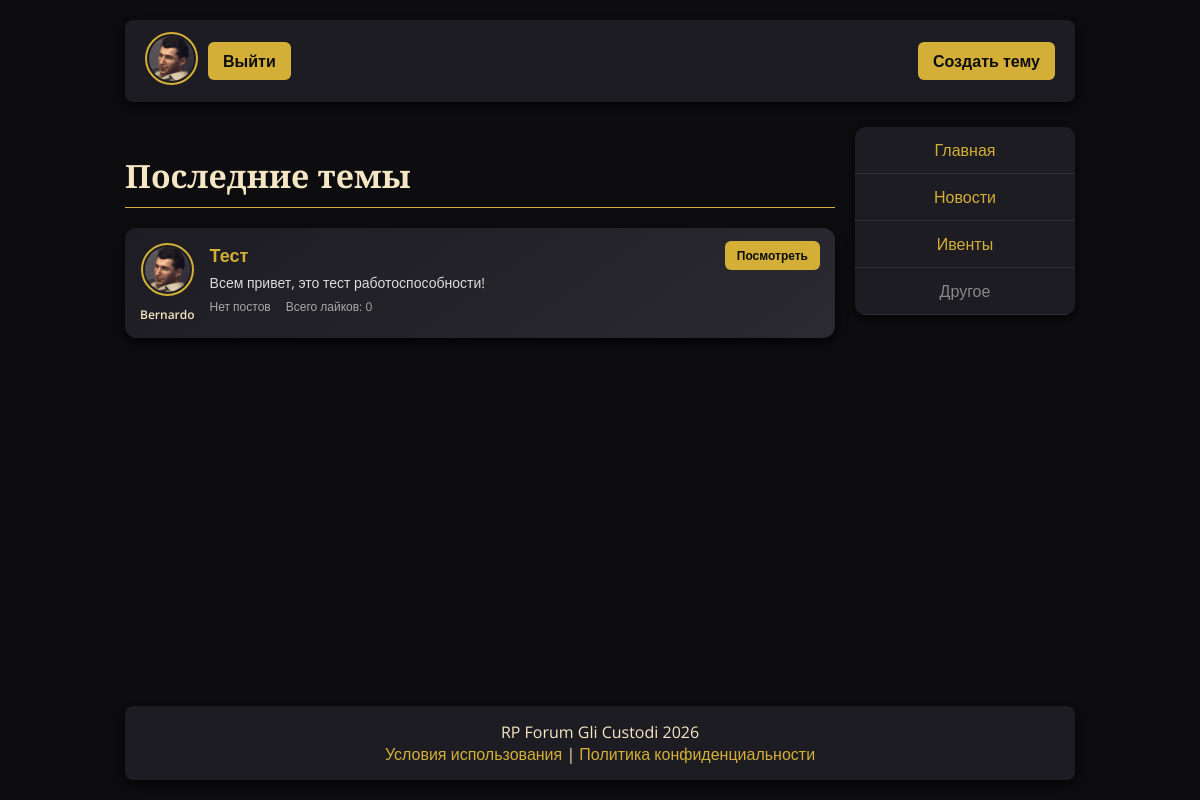
Page / (signed in) on the committed database.
### main/models.py (models this page shows, shortened)
class CustomUser(AbstractUser):
    is_forum_admin = models.BooleanField(default=False)
    groups = models.ManyToManyField(
        Group,
        related_name='customuser_set',
        blank=True,
        help_text='The groups this user belongs to.',
        verbose_name='groups',
    )
    user_permissions = models.ManyToManyField(
        Permission,
        related_name='customuser_permissions_set',
        blank=True,
        help_text='Specific permissions for this user.',
        verbose_name='user permissions',
    )

class Profile(models.Model):
    user = models.OneToOneField(CustomUser, on_delete=models.CASCADE)
    avatar = models.ImageField(upload_to='avatars/', blank=True, null=True)
    default_avatar = models.CharField(
        max_length=64,
        blank=True,
        default="",
        help_text="Static path like images/avatar1.png"
    )

class Topic(models.Model):
    author = models.ForeignKey(
        settings.AUTH_USER_MODEL,
        on_delete=models.CASCADE,
        related_name="topics"
    )
    category = models.ForeignKey(
        Category,
        on_delete=models.PROTECT,     # нельзя удалить категорию, если есть темы
        related_name="topics"
    )
    title = models.CharField(max_length=255)
    description = models.TextField(blank=True)
    image = models.ImageField(upload_to="topics/", blank=True, null=True)
    created_at = models.DateTimeField(auto_now_add=True)
    likes = models.ManyToManyField(
        settings.AUTH_USER_MODEL,
        blank=True,
        related_name="liked_topics"
    )
    class Meta:
        ordering = ["-created_at"]

### main/views.py (the view)
# urls.py: path("", views.home, name="home"),
def home(request):
    topics = Topic.objects.all().order_by("-created_at")
    last_posts = {t.id: t.posts.order_by("-created_at").first() for t in topics if t.posts.exists()}
    return render(request, "main/home.html", {"topics": topics, "last_posts": last_posts})

### main/templates/main/home.html
{% extends 'main/base.html' %}
{% load static %}
{% block content %}
<h2 class="page-title">Последние темы</h2>
<div style="display: flex; flex-direction: column; gap: 15px;">
    {% if topics %}
        {% for topic in topics %}
            <div class="card" style="display:flex; align-items:flex-start; gap:15px; padding:15px;">
                <div style="flex-shrink:0; text-align:center;">
                    {% if topic.author.profile.avatar %}
                        <img src="{{ topic.author.profile.avatar.url }}" alt="Avatar" class="avatar" style="width:45px; height:45px;">
                    {% else %}
                        <img src="{% static topic.author.profile.default_avatar %}" alt="Avatar" class="avatar" style="width:45px; height:45px;">
                    {% endif %}
                    <div style="margin-top:5px; font-size:12px; font-weight:600; color:#f5e6c4;">
                        {{ topic.author.username }}
                    </div>
                </div>
                <div style="flex:1;">
                    <h3 style="margin:0 0 6px 0; font-size:18px; color:#d4af37;">
                        <a href="{% url 'topic-detail' topic.id %}" style="color:#d4af37; font-weight:bold; text-decoration:none;">
                            {{ topic.title }}
                        </a>
                    </h3>
                    {% if topic.description %}
                    <p style="margin:0 0 6px 0; font-size:14px; color:#ddd; line-height:1.4em;">
                        {{ topic.description|truncatechars:120 }}
                    </p>
                    {% endif %}
                    <div style="font-size:12px; color:#aaa; display:flex; gap:15px; flex-wrap:wrap;">
                        {% if topic.last_post %}
                            <span>Последний пост: {{ topic.last_post.author.username }} {{ topic.last_post.created_at|date:"d.m.Y H:i" }}</span>
                        {% else %}
                            <span>Нет постов</span>
                        {% endif %}
                        <span>Всего лайков: {{ topic.total_likes|default:"0" }}</span>
                    </div>
                </div>
                <div style="flex-shrink:0;">
                    <a href="{% url 'topic-detail' topic.id %}" class="header-btn" style="font-size:12px; padding:6px 12px;">Посмотреть</a>
                </div>
            </div>
        {% endfor %}
    {% else %}
        <p style="color:#888;">Тем пока что нет.</p>
    {% endif %}
</div>
{% endblock %}

### main/templates/main/base.html (shortened to what this page needs)
{% load static %}
<!DOCTYPE html>
<html lang="ru">
<head>
<link rel="stylesheet" href="{% static 'css/style.css' %}">
</head>
<body>
<div class="container">
<header>
    <div class="header-container">
        <div class="header-left">
            {% if user.is_authenticated %}
                <a href="{% url 'profile' %}">
                    {% if user.profile.avatar %}
                        <img src="{{ user.profile.avatar.url }}" class="avatar" alt="">
                    {% else %}
                        <img src="{% static user.profile.default_avatar %}" class="avatar" alt="">
                    {% endif %}
                </a>
                <a href="{% url 'logout' %}" class="header-btn pulse-button">Выйти</a>
            {% else %}
                <a href="{% url 'login' %}" class="header-btn pulse-button">Войти</a>
                <a href="{% url 'register' %}" class="header-btn pulse-button">Регистрация</a>
            {% endif %}
        </div>
        <div class="header-right">
            {% if user.is_authenticated %}
                <a href="{% url 'create_topic_simple' %}" class="header-btn pulse-button">Создать тему</a>
            {% endif %}
        </div>
    </div>
</header>
<main class="content-area">
    <div class="content-main">
        {% block content %}{% endblock %}
    </div>
    {% with name=request.resolver_match.url_name %}
        {% if name != 'login' and name != 'register' and name != 'change-password' %}
        <div class="content-sidebar">
            <table class="forum-table">
                <tbody>
                    <tr><td><a href="{% url 'home' %}">Главная</a></td></tr>
                    <tr><td><a href="{% url 'news' %}">Новости</a></td></tr>
                    <tr><td><a href="{% url 'events' %}">Ивенты</a></td></tr>
                    <tr><td><span style="color:#888;">Другое</span></td></tr>
                </tbody>
            </table>
        </div>
        {% endif %}
    {% endwith %}
</main>
<footer>
    RP Forum Gli Custodi 2026
    <br>
    <a href="{% url 'terms' %}">Условия использования</a> |
    <a href="{% url 'privacy' %}">Политика конфиденциальности</a>
</footer>
</div>
</body>
</html>

### main/static/css/style.css (style rules this page uses)
footer { margin-top: 40px; }

### main/templates/main/base.html (style rules this page uses)
html, body { height: 100%; margin: 0; padding: 0; }
body { display: flex; flex-direction: column; min-height: 100vh; background: #0d0d10; color: #f5e6c4; font-family: 'Open Sans', sans-serif; }
a { color: #d4af37; text-decoration: none; transition: 0.2s; }
.container { flex: 1; display: flex; flex-direction: column; width: 950px; max-width: 95%; margin: 0 auto; padding: 20px; }
header { background: #1c1c22; border-radius: 8px; padding: 12px 20px; margin-bottom: 25px; box-shadow: 0 4px 15px rgba(0,0,0,0.8); }
.header-container { display: flex; justify-content: space-between; align-items: center; flex-wrap: wrap; }
.header-left, .header-right { display: flex; align-items: center; gap: 10px; }
.header-right { margin-left: auto; }
.header-btn { background-color: #d4af37; color: #0d0d10; padding: 8px 15px; border-radius: 6px; font-weight: 700; text-decoration: none; transition: all 0.3s ease; white-space: nowrap; }
.avatar { width: 45px; height: 45px; border-radius: 50%; object-fit: cover; border: 2px solid #d4af37; padding: 2px; transition: transform 0.2s, box-shadow 0.2s; }
.card, .post-card, .comment-card, .new-post-card { background: linear-gradient(145deg, #1c1c22, #2a2a30); border-radius: 12px; padding: 20px; margin-bottom: 20px; box-shadow: 0 6px 12px rgba(0,0,0,0.7); transition: transform 0.3s, box-shadow 0.3s; }
h2.page-title { font-family: 'Merriweather', serif; font-size: 32px; margin-bottom: 20px; border-bottom: 1px solid #d4af37; padding-bottom: 10px; }
footer { text-align: center; padding: 15px 0; background: #1c1c22; border-radius: 8px; box-shadow: 0 4px 15px rgba(0,0,0,0.8); margin-top: auto; }
.forum-table { width: 100%; border-collapse: collapse; background: #1c1c22; border-radius: 10px; overflow: hidden; box-shadow: 0 4px 10px rgba(0,0,0,0.6); }
.forum-table td { padding: 12px; border-bottom: 1px solid #2f2f36; text-align:center; }
.content-area { display: flex; gap: 20px; align-items: flex-start; }
.content-main { flex: 1; min-width: 0; }
.content-sidebar { width: 220px; flex: 0 0 220px; position: sticky; top: 20px; }

### rows in the picture
CustomUser: default_avatar (picture)
Topic: author.default_avatar (picture), author.username "Bernardo", title "Тест", description "Всем привет, это тест работоспособности!", total_likes "0"
